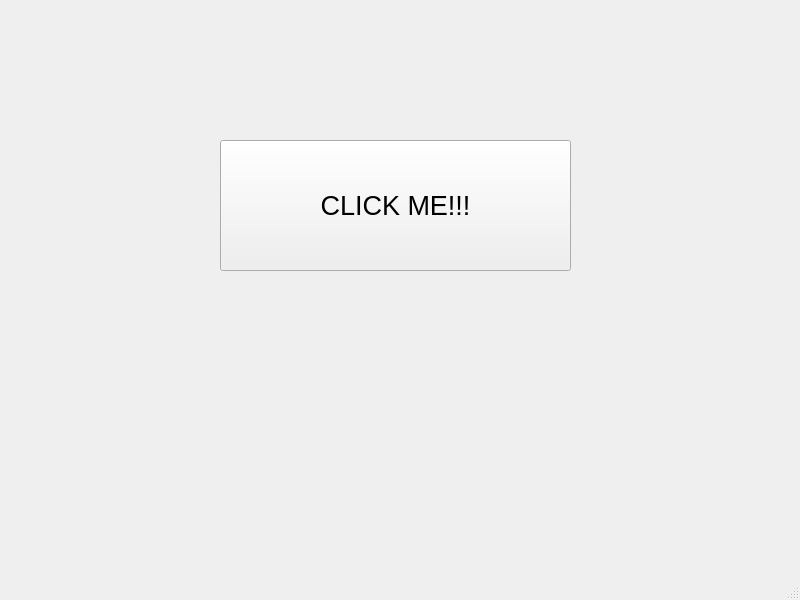
<?xml version="1.0" encoding="UTF-8"?>
<ui version="4.0">
 <class>MainWindow</class>
 <widget class="QMainWindow" name="MainWindow">
  <property name="geometry">
   <rect>
    <x>0</x>
    <y>0</y>
    <width>800</width>
    <height>600</height>
   </rect>
  </property>
  <property name="windowTitle">
   <string>MainWindow</string>
  </property>
  <widget class="QWidget" name="centralwidget">
   <widget class="QPushButton" name="pushButton">
    <property name="geometry">
     <rect>
      <x>220</x>
      <y>140</y>
      <width>351</width>
      <height>131</height>
     </rect>
    </property>
    <property name="font">
     <font>
      <pointsize>20</pointsize>
     </font>
    </property>
    <property name="text">
     <string>CLICK ME!!!</string>
    </property>
   </widget>
  </widget>
  <widget class="QMenuBar" name="menubar">
   <property name="geometry">
    <rect>
     <x>0</x>
     <y>0</y>
     <width>800</width>
     <height>18</height>
    </rect>
   </property>
  </widget>
  <widget class="QStatusBar" name="statusbar"/>
 </widget>
 <resources/>
 <connections/>
</ui>
